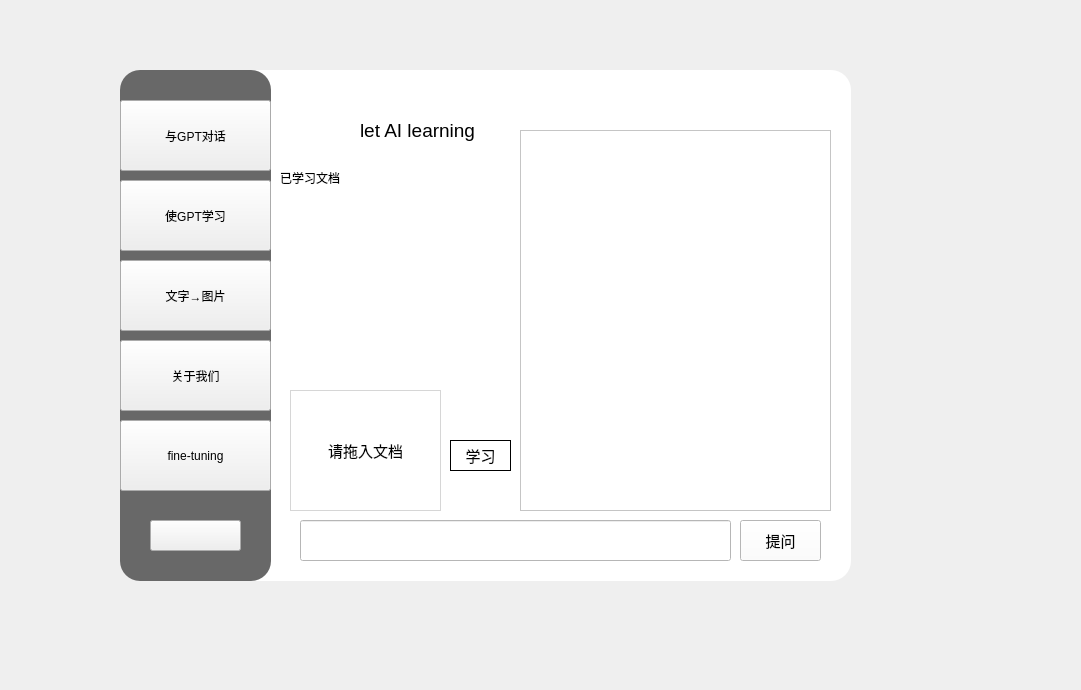
<?xml version="1.0" encoding="UTF-8"?>
<ui version="4.0">
 <class>MainWindow</class>
 <widget class="QMainWindow" name="MainWindow">
  <property name="geometry">
   <rect>
    <x>0</x>
    <y>0</y>
    <width>1081</width>
    <height>690</height>
   </rect>
  </property>
  <property name="windowTitle">
   <string>MainWindow</string>
  </property>
  <widget class="QWidget" name="centralwidget">
   <widget class="QLabel" name="label">
    <property name="geometry">
     <rect>
      <x>120</x>
      <y>70</y>
      <width>731</width>
      <height>511</height>
     </rect>
    </property>
    <property name="styleSheet">
     <string notr="true">background-color: rgb(255, 255, 255);

border-radius:20px;</string>
    </property>
    <property name="text">
     <string/>
    </property>
   </widget>
   <widget class="QLabel" name="label_2">
    <property name="geometry">
     <rect>
      <x>120</x>
      <y>70</y>
      <width>151</width>
      <height>511</height>
     </rect>
    </property>
    <property name="styleSheet">
     <string notr="true">background-color: rgb(104, 104, 104);

border-radius:20px;</string>
    </property>
    <property name="text">
     <string/>
    </property>
   </widget>
   <widget class="QPushButton" name="btn_tochat">
    <property name="geometry">
     <rect>
      <x>120</x>
      <y>100</y>
      <width>151</width>
      <height>71</height>
     </rect>
    </property>
    <property name="text">
     <string>与GPT对话</string>
    </property>
   </widget>
   <widget class="QPushButton" name="btn_tostudy">
    <property name="geometry">
     <rect>
      <x>120</x>
      <y>180</y>
      <width>151</width>
      <height>71</height>
     </rect>
    </property>
    <property name="styleSheet">
     <string notr="true"/>
    </property>
    <property name="text">
     <string>使GPT学习</string>
    </property>
   </widget>
   <widget class="QPushButton" name="btn_toimage">
    <property name="geometry">
     <rect>
      <x>120</x>
      <y>260</y>
      <width>151</width>
      <height>71</height>
     </rect>
    </property>
    <property name="text">
     <string>文字→图片</string>
    </property>
   </widget>
   <widget class="QPushButton" name="btn_toaboutus">
    <property name="geometry">
     <rect>
      <x>120</x>
      <y>340</y>
      <width>151</width>
      <height>71</height>
     </rect>
    </property>
    <property name="text">
     <string>关于我们</string>
    </property>
   </widget>
   <widget class="QPushButton" name="btn_tomain">
    <property name="geometry">
     <rect>
      <x>150</x>
      <y>520</y>
      <width>91</width>
      <height>31</height>
     </rect>
    </property>
    <property name="styleSheet">
     <string notr="true">border-image: url(:/openAI/openAI公司名称图片.png);</string>
    </property>
    <property name="text">
     <string/>
    </property>
   </widget>
   <widget class="QStackedWidget" name="stackedWidget">
    <property name="geometry">
     <rect>
      <x>280</x>
      <y>110</y>
      <width>561</width>
      <height>461</height>
     </rect>
    </property>
    <property name="styleSheet">
     <string notr="true">background-color: rgb(255, 255, 255);</string>
    </property>
    <property name="currentIndex">
     <number>2</number>
    </property>
    <widget class="QWidget" name="page_main">
     <widget class="QLabel" name="label_3">
      <property name="geometry">
       <rect>
        <x>130</x>
        <y>90</y>
        <width>261</width>
        <height>51</height>
       </rect>
      </property>
      <property name="styleSheet">
       <string notr="true">border-image: url(:/openAI/openAI商标.jpg);</string>
      </property>
      <property name="text">
       <string/>
      </property>
     </widget>
     <widget class="QLabel" name="label_4">
      <property name="geometry">
       <rect>
        <x>210</x>
        <y>20</y>
        <width>131</width>
        <height>41</height>
       </rect>
      </property>
      <property name="font">
       <font>
        <family>幼圆</family>
        <pointsize>24</pointsize>
        <weight>50</weight>
        <bold>false</bold>
       </font>
      </property>
      <property name="text">
       <string>欢迎来到</string>
      </property>
     </widget>
    </widget>
    <widget class="QWidget" name="page_chat">
     <widget class="QLabel" name="label_5">
      <property name="geometry">
       <rect>
        <x>220</x>
        <y>0</y>
        <width>91</width>
        <height>41</height>
       </rect>
      </property>
      <property name="font">
       <font>
        <family>Arial</family>
        <pointsize>14</pointsize>
        <weight>50</weight>
        <italic>false</italic>
        <bold>false</bold>
       </font>
      </property>
      <property name="text">
       <string>talk with AI</string>
      </property>
     </widget>
     <widget class="QTextEdit" name="text_edit">
      <property name="geometry">
       <rect>
        <x>10</x>
        <y>50</y>
        <width>551</width>
        <height>291</height>
       </rect>
      </property>
      <property name="font">
       <font>
        <family>微软雅黑</family>
        <pointsize>11</pointsize>
       </font>
      </property>
      <property name="readOnly">
       <bool>true</bool>
      </property>
     </widget>
     <widget class="QLineEdit" name="input_edit">
      <property name="geometry">
       <rect>
        <x>10</x>
        <y>380</y>
        <width>451</width>
        <height>41</height>
       </rect>
      </property>
      <property name="font">
       <font>
        <family>微软雅黑</family>
        <pointsize>10</pointsize>
       </font>
      </property>
     </widget>
     <widget class="QPushButton" name="send_button">
      <property name="geometry">
       <rect>
        <x>470</x>
        <y>380</y>
        <width>91</width>
        <height>41</height>
       </rect>
      </property>
      <property name="font">
       <font>
        <family>微软雅黑</family>
        <pointsize>11</pointsize>
       </font>
      </property>
      <property name="text">
       <string>send</string>
      </property>
     </widget>
    </widget>
    <widget class="QWidget" name="page_study">
     <widget class="QLabel" name="file_label">
      <property name="geometry">
       <rect>
        <x>10</x>
        <y>280</y>
        <width>151</width>
        <height>121</height>
       </rect>
      </property>
      <property name="font">
       <font>
        <family>微软雅黑</family>
        <pointsize>11</pointsize>
       </font>
      </property>
      <property name="styleSheet">
       <string notr="true">border:1px solid rgb(214, 214, 214)</string>
      </property>
      <property name="text">
       <string>请拖入文档</string>
      </property>
      <property name="alignment">
       <set>Qt::AlignCenter</set>
      </property>
     </widget>
     <widget class="QTextEdit" name="learn_textEdit">
      <property name="enabled">
       <bool>true</bool>
      </property>
      <property name="geometry">
       <rect>
        <x>240</x>
        <y>20</y>
        <width>311</width>
        <height>381</height>
       </rect>
      </property>
      <property name="font">
       <font>
        <family>微软雅黑</family>
        <pointsize>11</pointsize>
       </font>
      </property>
     </widget>
     <widget class="QLineEdit" name="lineEdit_2">
      <property name="geometry">
       <rect>
        <x>20</x>
        <y>410</y>
        <width>431</width>
        <height>41</height>
       </rect>
      </property>
      <property name="font">
       <font>
        <family>微软雅黑</family>
        <pointsize>10</pointsize>
       </font>
      </property>
     </widget>
     <widget class="QPushButton" name="ask_btn">
      <property name="geometry">
       <rect>
        <x>460</x>
        <y>410</y>
        <width>81</width>
        <height>41</height>
       </rect>
      </property>
      <property name="font">
       <font>
        <family>微软雅黑</family>
        <pointsize>11</pointsize>
       </font>
      </property>
      <property name="text">
       <string>提问</string>
      </property>
     </widget>
     <widget class="QPushButton" name="btn_learn">
      <property name="geometry">
       <rect>
        <x>170</x>
        <y>330</y>
        <width>61</width>
        <height>31</height>
       </rect>
      </property>
      <property name="font">
       <font>
        <family>微软雅黑</family>
        <pointsize>11</pointsize>
       </font>
      </property>
      <property name="styleSheet">
       <string notr="true">border:1px solid rgb(0, 0, 0)</string>
      </property>
      <property name="text">
       <string>学习</string>
      </property>
     </widget>
     <widget class="QLabel" name="label_6">
      <property name="geometry">
       <rect>
        <x>80</x>
        <y>0</y>
        <width>121</width>
        <height>41</height>
       </rect>
      </property>
      <property name="font">
       <font>
        <family>Arial</family>
        <pointsize>14</pointsize>
        <weight>50</weight>
        <italic>false</italic>
        <bold>false</bold>
       </font>
      </property>
      <property name="text">
       <string>let AI learning</string>
      </property>
     </widget>
     <widget class="QTableView" name="learn_tableView">
      <property name="geometry">
       <rect>
        <x>0</x>
        <y>80</y>
        <width>231</width>
        <height>171</height>
       </rect>
      </property>
      <property name="styleSheet">
       <string notr="true">border:none</string>
      </property>
     </widget>
     <widget class="QLabel" name="label_7">
      <property name="geometry">
       <rect>
        <x>0</x>
        <y>60</y>
        <width>71</width>
        <height>16</height>
       </rect>
      </property>
      <property name="text">
       <string>已学习文档</string>
      </property>
     </widget>
    </widget>
    <widget class="QWidget" name="page_ltoi">
     <widget class="QLineEdit" name="image_edit">
      <property name="geometry">
       <rect>
        <x>30</x>
        <y>380</y>
        <width>411</width>
        <height>41</height>
       </rect>
      </property>
      <property name="font">
       <font>
        <family>微软雅黑</family>
        <pointsize>10</pointsize>
       </font>
      </property>
     </widget>
     <widget class="QPushButton" name="create_button">
      <property name="geometry">
       <rect>
        <x>460</x>
        <y>380</y>
        <width>81</width>
        <height>41</height>
       </rect>
      </property>
      <property name="font">
       <font>
        <family>微软雅黑</family>
        <pointsize>11</pointsize>
       </font>
      </property>
      <property name="text">
       <string>create</string>
      </property>
     </widget>
     <widget class="QLabel" name="label_10">
      <property name="geometry">
       <rect>
        <x>180</x>
        <y>20</y>
        <width>111</width>
        <height>41</height>
       </rect>
      </property>
      <property name="font">
       <font>
        <family>幼圆</family>
        <pointsize>21</pointsize>
       </font>
      </property>
      <property name="text">
       <string>以文丹青</string>
      </property>
     </widget>
     <widget class="QLabel" name="image_label">
      <property name="geometry">
       <rect>
        <x>120</x>
        <y>80</y>
        <width>256</width>
        <height>256</height>
       </rect>
      </property>
      <property name="styleSheet">
       <string notr="true">background-color: rgb(197, 233, 255);</string>
      </property>
      <property name="text">
       <string/>
      </property>
     </widget>
    </widget>
    <widget class="QWidget" name="page_aboutus">
     <widget class="QLabel" name="label_9">
      <property name="geometry">
       <rect>
        <x>50</x>
        <y>40</y>
        <width>71</width>
        <height>41</height>
       </rect>
      </property>
      <property name="text">
       <string/>
      </property>
     </widget>
    </widget>
   </widget>
   <widget class="QFrame" name="horizontalFrame">
    <property name="geometry">
     <rect>
      <x>760</x>
      <y>70</y>
      <width>81</width>
      <height>41</height>
     </rect>
    </property>
    <property name="styleSheet">
     <string notr="true">QPushButton{
	border:none;
}
QPushButton:hover{
	padding-bottom:5px;
}</string>
    </property>
    <layout class="QHBoxLayout" name="horizontalLayout">
     <item>
      <widget class="QPushButton" name="btn_min">
       <property name="text">
        <string/>
       </property>
       <property name="icon">
        <iconset resource="../resource/res.qrc">
         <normaloff>:/icon/jian.png</normaloff>:/icon/jian.png</iconset>
       </property>
      </widget>
     </item>
     <item>
      <widget class="QPushButton" name="btn_close">
       <property name="enabled">
        <bool>true</bool>
       </property>
       <property name="text">
        <string/>
       </property>
       <property name="icon">
        <iconset resource="../resource/res.qrc">
         <normaloff>:/icon/cha.png</normaloff>:/icon/cha.png</iconset>
       </property>
       <property name="iconSize">
        <size>
         <width>13</width>
         <height>13</height>
        </size>
       </property>
      </widget>
     </item>
    </layout>
   </widget>
   <widget class="QPushButton" name="btn_toaboutus_2">
    <property name="geometry">
     <rect>
      <x>120</x>
      <y>420</y>
      <width>151</width>
      <height>71</height>
     </rect>
    </property>
    <property name="text">
     <string>fine-tuning</string>
    </property>
   </widget>
   <zorder>label</zorder>
   <zorder>label_2</zorder>
   <zorder>btn_tochat</zorder>
   <zorder>btn_tostudy</zorder>
   <zorder>btn_toimage</zorder>
   <zorder>btn_toaboutus</zorder>
   <zorder>btn_tomain</zorder>
   <zorder>horizontalFrame</zorder>
   <zorder>stackedWidget</zorder>
   <zorder>btn_toaboutus_2</zorder>
  </widget>
 </widget>
 <resources>
  <include location="../resource/res.qrc"/>
 </resources>
 <connections>
  <connection>
   <sender>btn_close</sender>
   <signal>clicked()</signal>
   <receiver>MainWindow</receiver>
   <slot>close()</slot>
   <hints>
    <hint type="sourcelabel">
     <x>831</x>
     <y>96</y>
    </hint>
    <hint type="destinationlabel">
     <x>881</x>
     <y>57</y>
    </hint>
   </hints>
  </connection>
  <connection>
   <sender>btn_min</sender>
   <signal>clicked()</signal>
   <receiver>MainWindow</receiver>
   <slot>showMinimized()</slot>
   <hints>
    <hint type="sourcelabel">
     <x>794</x>
     <y>92</y>
    </hint>
    <hint type="destinationlabel">
     <x>755</x>
     <y>23</y>
    </hint>
   </hints>
  </connection>
 </connections>
 <slots>
  <slot>showPageTalkWithAI()</slot>
  <slot>showPageMakeAIStudy()</slot>
  <slot>showPagelanguageToImage()</slot>
  <slot>showPageAboutUs()</slot>
  <slot>send_message()</slot>
  <slot>showPageMain()</slot>
  <slot>send_imgePrompt()</slot>
 </slots>
</ui>
